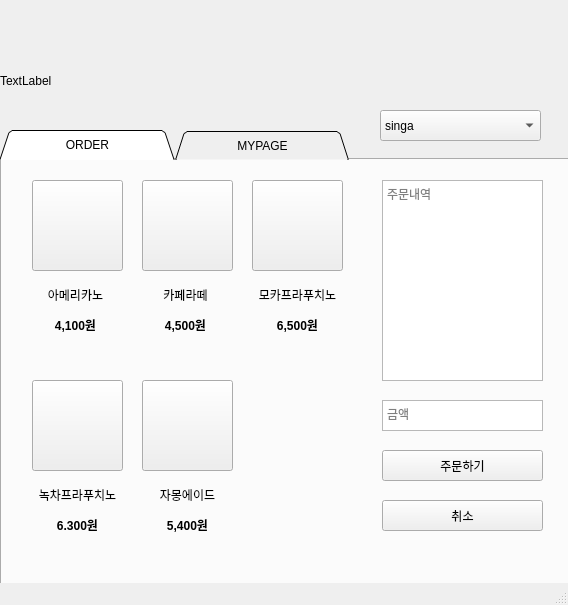
<?xml version="1.0" encoding="UTF-8"?>
<ui version="4.0">
 <class>MainWindow</class>
 <widget class="QMainWindow" name="MainWindow">
  <property name="geometry">
   <rect>
    <x>0</x>
    <y>0</y>
    <width>568</width>
    <height>605</height>
   </rect>
  </property>
  <property name="windowTitle">
   <string>MainWindow</string>
  </property>
  <property name="windowIcon">
   <iconset>
    <normaloff>../../../../../.designer/backup/logo.png</normaloff>../../../../../.designer/backup/logo.png</iconset>
  </property>
  <property name="styleSheet">
   <string notr="true"/>
  </property>
  <widget class="QWidget" name="centralwidget">
   <widget class="QTabWidget" name="tabWidget">
    <property name="geometry">
     <rect>
      <x>0</x>
      <y>130</y>
      <width>901</width>
      <height>711</height>
     </rect>
    </property>
    <property name="cursor">
     <cursorShape>IBeamCursor</cursorShape>
    </property>
    <property name="mouseTracking">
     <bool>false</bool>
    </property>
    <property name="tabletTracking">
     <bool>false</bool>
    </property>
    <property name="acceptDrops">
     <bool>false</bool>
    </property>
    <property name="styleSheet">
     <string notr="true">QTabBar:tab{ height: 30px; width:175px;}</string>
    </property>
    <property name="tabPosition">
     <enum>QTabWidget::North</enum>
    </property>
    <property name="tabShape">
     <enum>QTabWidget::Triangular</enum>
    </property>
    <property name="currentIndex">
     <number>0</number>
    </property>
    <property name="elideMode">
     <enum>Qt::ElideLeft</enum>
    </property>
    <property name="documentMode">
     <bool>false</bool>
    </property>
    <property name="tabsClosable">
     <bool>false</bool>
    </property>
    <property name="movable">
     <bool>false</bool>
    </property>
    <property name="tabBarAutoHide">
     <bool>false</bool>
    </property>
    <widget class="QWidget" name="tab">
     <attribute name="title">
      <string>ORDER</string>
     </attribute>
     <widget class="QPushButton" name="pushButton_3">
      <property name="geometry">
       <rect>
        <x>250</x>
        <y>20</y>
        <width>91</width>
        <height>91</height>
       </rect>
      </property>
      <property name="styleSheet">
       <string notr="true"/>
      </property>
      <property name="text">
       <string/>
      </property>
     </widget>
     <widget class="QPushButton" name="pushButton_5">
      <property name="geometry">
       <rect>
        <x>140</x>
        <y>220</y>
        <width>91</width>
        <height>91</height>
       </rect>
      </property>
      <property name="styleSheet">
       <string notr="true"/>
      </property>
      <property name="text">
       <string/>
      </property>
     </widget>
     <widget class="QPushButton" name="pushButton_2">
      <property name="geometry">
       <rect>
        <x>140</x>
        <y>20</y>
        <width>91</width>
        <height>91</height>
       </rect>
      </property>
      <property name="styleSheet">
       <string notr="true">border-image: url(:/newPrefix/스타벅스/doll1.jpg);</string>
      </property>
      <property name="text">
       <string/>
      </property>
      <property name="iconSize">
       <size>
        <width>200</width>
        <height>200</height>
       </size>
      </property>
     </widget>
     <widget class="QPushButton" name="pushButton_7">
      <property name="geometry">
       <rect>
        <x>380</x>
        <y>340</y>
        <width>161</width>
        <height>31</height>
       </rect>
      </property>
      <property name="text">
       <string>취소</string>
      </property>
     </widget>
     <widget class="QPushButton" name="pushButton_6">
      <property name="geometry">
       <rect>
        <x>380</x>
        <y>290</y>
        <width>161</width>
        <height>31</height>
       </rect>
      </property>
      <property name="text">
       <string>주문하기</string>
      </property>
     </widget>
     <widget class="QTextBrowser" name="textBrowser_2">
      <property name="geometry">
       <rect>
        <x>380</x>
        <y>240</y>
        <width>161</width>
        <height>31</height>
       </rect>
      </property>
      <property name="placeholderText">
       <string>금액</string>
      </property>
     </widget>
     <widget class="QPushButton" name="pushButton">
      <property name="geometry">
       <rect>
        <x>30</x>
        <y>20</y>
        <width>91</width>
        <height>91</height>
       </rect>
      </property>
      <property name="styleSheet">
       <string notr="true">border-image: url(:/newPrefix/ame3.jpg);</string>
      </property>
      <property name="text">
       <string/>
      </property>
     </widget>
     <widget class="QPushButton" name="pushButton_4">
      <property name="geometry">
       <rect>
        <x>30</x>
        <y>220</y>
        <width>91</width>
        <height>91</height>
       </rect>
      </property>
      <property name="styleSheet">
       <string notr="true"/>
      </property>
      <property name="text">
       <string/>
      </property>
     </widget>
     <widget class="QLabel" name="label_2">
      <property name="geometry">
       <rect>
        <x>40</x>
        <y>120</y>
        <width>67</width>
        <height>61</height>
       </rect>
      </property>
      <property name="text">
       <string>&lt;html&gt;&lt;head/&gt;&lt;body&gt;&lt;p align=&quot;center&quot;&gt;아메리카노&lt;/p&gt;&lt;p align=&quot;center&quot;&gt;&lt;span style=&quot; font-weight:600;&quot;&gt;4,100원&lt;/span&gt;&lt;/p&gt;&lt;/body&gt;&lt;/html&gt;</string>
      </property>
     </widget>
     <widget class="QLabel" name="label_3">
      <property name="geometry">
       <rect>
        <x>150</x>
        <y>120</y>
        <width>67</width>
        <height>61</height>
       </rect>
      </property>
      <property name="text">
       <string>&lt;html&gt;&lt;head/&gt;&lt;body&gt;&lt;p align=&quot;center&quot;&gt;카페라떼&lt;/p&gt;&lt;p align=&quot;center&quot;&gt;&lt;span style=&quot; font-weight:600;&quot;&gt;4,500원&lt;/span&gt;&lt;/p&gt;&lt;/body&gt;&lt;/html&gt;</string>
      </property>
     </widget>
     <widget class="QLabel" name="label_4">
      <property name="geometry">
       <rect>
        <x>240</x>
        <y>120</y>
        <width>111</width>
        <height>61</height>
       </rect>
      </property>
      <property name="text">
       <string>&lt;html&gt;&lt;head/&gt;&lt;body&gt;&lt;p align=&quot;center&quot;&gt;모카프라푸치노&lt;/p&gt;&lt;p align=&quot;center&quot;&gt;&lt;span style=&quot; font-weight:600;&quot;&gt;6,500원&lt;/span&gt;&lt;/p&gt;&lt;/body&gt;&lt;/html&gt;</string>
      </property>
     </widget>
     <widget class="QLabel" name="label_5">
      <property name="geometry">
       <rect>
        <x>20</x>
        <y>320</y>
        <width>111</width>
        <height>61</height>
       </rect>
      </property>
      <property name="text">
       <string>&lt;html&gt;&lt;head/&gt;&lt;body&gt;&lt;p align=&quot;center&quot;&gt;녹차프라푸치노&lt;/p&gt;&lt;p align=&quot;center&quot;&gt;&lt;span style=&quot; font-weight:600;&quot;&gt;6.300원&lt;/span&gt;&lt;/p&gt;&lt;/body&gt;&lt;/html&gt;</string>
      </property>
     </widget>
     <widget class="QLabel" name="label_6">
      <property name="geometry">
       <rect>
        <x>130</x>
        <y>320</y>
        <width>111</width>
        <height>61</height>
       </rect>
      </property>
      <property name="text">
       <string>&lt;html&gt;&lt;head/&gt;&lt;body&gt;&lt;p align=&quot;center&quot;&gt;자몽에이드&lt;/p&gt;&lt;p align=&quot;center&quot;&gt;&lt;span style=&quot; font-weight:600;&quot;&gt;5,400원&lt;/span&gt;&lt;/p&gt;&lt;/body&gt;&lt;/html&gt;</string>
      </property>
     </widget>
     <widget class="QTextBrowser" name="textBrowser">
      <property name="geometry">
       <rect>
        <x>380</x>
        <y>20</y>
        <width>161</width>
        <height>201</height>
       </rect>
      </property>
      <property name="placeholderText">
       <string>주문내역</string>
      </property>
     </widget>
    </widget>
    <widget class="QWidget" name="tab_2">
     <attribute name="title">
      <string>MYPAGE</string>
     </attribute>
     <widget class="QPushButton" name="pushButton_8">
      <property name="geometry">
       <rect>
        <x>230</x>
        <y>90</y>
        <width>91</width>
        <height>31</height>
       </rect>
      </property>
      <property name="text">
       <string>암호변경</string>
      </property>
     </widget>
     <widget class="QLabel" name="label_7">
      <property name="geometry">
       <rect>
        <x>50</x>
        <y>50</y>
        <width>56</width>
        <height>12</height>
       </rect>
      </property>
      <property name="text">
       <string>ID:</string>
      </property>
     </widget>
     <widget class="QLineEdit" name="lineEdit_2">
      <property name="geometry">
       <rect>
        <x>80</x>
        <y>90</y>
        <width>113</width>
        <height>31</height>
       </rect>
      </property>
      <property name="styleSheet">
       <string notr="true">
border-top: none;

border-bottom: 1px solid gray;</string>
      </property>
     </widget>
     <widget class="QLabel" name="label_8">
      <property name="geometry">
       <rect>
        <x>50</x>
        <y>100</y>
        <width>56</width>
        <height>12</height>
       </rect>
      </property>
      <property name="text">
       <string>PW:</string>
      </property>
     </widget>
     <widget class="QLabel" name="label_9">
      <property name="geometry">
       <rect>
        <x>80</x>
        <y>50</y>
        <width>56</width>
        <height>12</height>
       </rect>
      </property>
      <property name="text">
       <string>아이디</string>
      </property>
     </widget>
     <widget class="QPushButton" name="pushButton_9">
      <property name="geometry">
       <rect>
        <x>230</x>
        <y>40</y>
        <width>91</width>
        <height>31</height>
       </rect>
      </property>
      <property name="text">
       <string>회원탈퇴</string>
      </property>
     </widget>
     <widget class="QPushButton" name="pushButton_10">
      <property name="geometry">
       <rect>
        <x>230</x>
        <y>140</y>
        <width>91</width>
        <height>31</height>
       </rect>
      </property>
      <property name="text">
       <string>주문기록조회</string>
      </property>
     </widget>
     <widget class="QTextBrowser" name="textBrowser_3">
      <property name="geometry">
       <rect>
        <x>350</x>
        <y>40</y>
        <width>191</width>
        <height>131</height>
       </rect>
      </property>
      <property name="placeholderText">
       <string>주문기록</string>
      </property>
     </widget>
     <zorder>textBrowser_3</zorder>
     <zorder>pushButton_8</zorder>
     <zorder>label_7</zorder>
     <zorder>lineEdit_2</zorder>
     <zorder>label_8</zorder>
     <zorder>label_9</zorder>
     <zorder>pushButton_9</zorder>
     <zorder>pushButton_10</zorder>
    </widget>
   </widget>
   <widget class="QLabel" name="label">
    <property name="geometry">
     <rect>
      <x>0</x>
      <y>0</y>
      <width>571</width>
      <height>161</height>
     </rect>
    </property>
    <property name="text">
     <string>TextLabel</string>
    </property>
   </widget>
   <widget class="QComboBox" name="comboBox">
    <property name="geometry">
     <rect>
      <x>380</x>
      <y>110</y>
      <width>161</width>
      <height>31</height>
     </rect>
    </property>
    <item>
     <property name="text">
      <string>singa</string>
     </property>
    </item>
   </widget>
   <zorder>label</zorder>
   <zorder>tabWidget</zorder>
   <zorder>comboBox</zorder>
  </widget>
  <widget class="QStatusBar" name="statusbar"/>
 </widget>
 <resources/>
 <connections/>
</ui>
